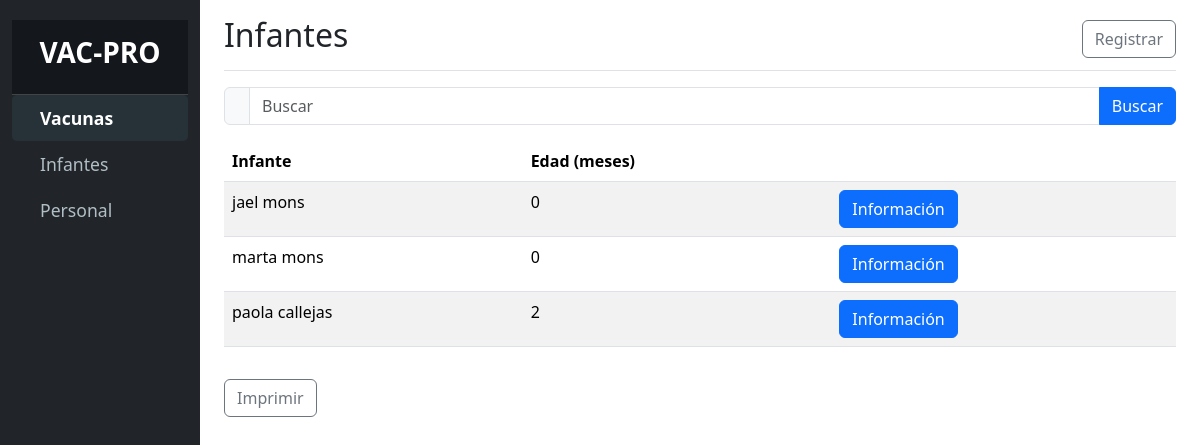
The app's page /infantes.php with its own data.
### infantes.php (the view, shortened to what this page needs)
<?php
include_once 'conexion.php';
$searchTerm = isset($_GET['search']) ? $_GET['search'] : '';
$query = "SELECT id, nombre, apellido_paterno, fecha_nacimiento FROM niños";
$result = $conn->query($query);
function calcularEdadEnMeses($fechaNacimiento)
{
    $fechaActual = new DateTime();
    $fechaNac = new DateTime($fechaNacimiento);
    $diferencia = $fechaActual->diff($fechaNac);
    return ($diferencia->y * 12) + $diferencia->m;
}
?>
<!DOCTYPE html>
<html lang="es">
<head>
    <link rel="stylesheet" href="css/bootstrap.min.css">
    <link rel="stylesheet" href="css/styles.css">
</head>
<body>
    <div class="container-fluid">
        <div class="row">
            <nav id="sidebar" class="col-md-3 col-lg-2 d-md-block sidebar bg-dark">
                <div class="position-sticky">
                    <div class="sidebar-header p-3 text-center">
                        <h3 class="text-white"><strong>VAC-PRO</strong></h3>
                    </div>
                    <ul class="nav flex-column">
                        <li class="nav-item">
                            <a class="nav-link active" href="index.php">
                                <i class="bi bi-arrow-right-circle me-2"></i> Vacunas
                            </a>
                        </li>
                        <li class="nav-item">
                            <a class="nav-link" href="infantes.php">
                                <i class="bi bi-people me-2"></i> Infantes
                            </a>
                        </li>
                        <li class="nav-item">
                            <a class="nav-link" href="personal.php">
                                <i class="bi bi-person-badge me-2"></i> Personal
                            </a>
                        </li>
                    </ul>
                </div>
            </nav>
            <main class="col-md-9 ms-sm-auto col-lg-10 px-md-4">
                <div class="d-flex justify-content-between flex-wrap flex-md-nowrap align-items-center pt-3 pb-2 mb-3 border-bottom">
                    <h1 class="h2">Infantes</h1>
                    <button type="button" class="btn btn-outline-secondary" onclick="window.location.href='registro_infante.php'">Registrar</button>
                </div>
                <form class="input-group mb-3" method="GET" action="infantes.php">
                    <span class="input-group-text"><i class="bi bi-search"></i></span>
                    <input type="text" name="search" class="form-control" placeholder="Buscar" aria-label="Buscar" value="<?php echo htmlspecialchars($searchTerm); ?>">
                    <button class="btn btn-primary" type="submit">Buscar</button>
                </form>
                <div class="table-responsive">
                    <table class="table table-striped">
                        <thead>
                            <tr>
                                <th>Infante</th>
                                <th>Edad (meses)</th>
                                <th></th>
                            </tr>
                        </thead>
                        <tbody>
                            <?php while ($row = $result->fetch_assoc()) : ?>
                                <tr>
                                    <td><?php echo $row['nombre'] . ' ' . $row['apellido_paterno']; ?></td>
                                    <td><?php echo calcularEdadEnMeses($row['fecha_nacimiento']); ?></td>
                                    <td><a href="informacion_infante.php?id=<?php echo $row['id']; ?>" class="btn btn-primary">Información</a></td>
                                </tr>
                            <?php endwhile; ?>
                        </tbody>
                    </table>
                    <button type="button" class="btn btn-outline-secondary mt-3">Imprimir</button>
                </div>
            </main>
        </div>
    </div>
</body>
</html>

### css/styles.css (style rules this page uses)
#sidebar { background-color: #1c1f26; color: #ffffff; min-height: 100vh; padding-top: 20px; }
#sidebar .sidebar-header { font-size: 1.5rem; font-weight: bold; background-color: #14171c; padding: 20px; border-bottom: 1px solid #444; }
#sidebar .nav-link { color: #b0bec5; font-size: 1.1rem; padding: 10px 20px; display: flex; align-items: center; transition: all 0.3s ease; }
#sidebar .nav-link.active { background-color: #263238; color: #ffffff; font-weight: bold; border-radius: 5px; }

### records on screen
niños: nombre "jael", apellido_paterno "mons", fecha_nacimiento "0"
niños: nombre "marta", apellido_paterno "mons", fecha_nacimiento "0"
niños: nombre "paola", apellido_paterno "callejas", fecha_nacimiento "2"
